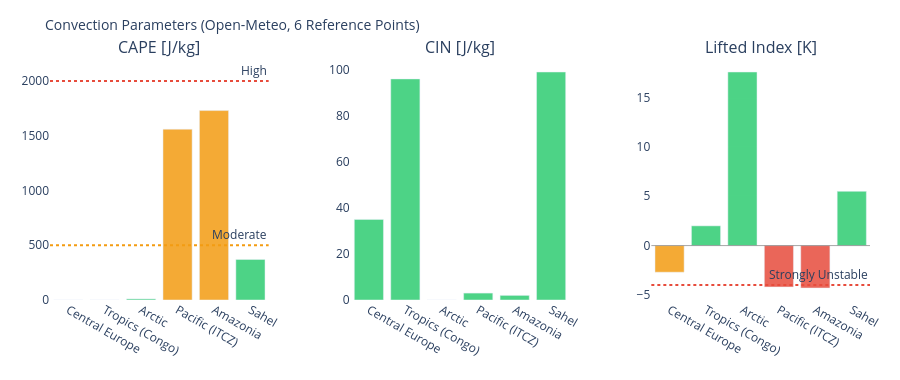

The notebook cell saved with this chart:
### Markdown cell above
---
## 3. Visualizations

### Code cell
# ============================================================
# CAPE / CIN / LIFTED INDEX – Convection potential
# ============================================================

if not df_atm.empty:
    fig = make_subplots(
        rows=1, cols=3,
        subplot_titles=['CAPE [J/kg]', 'CIN [J/kg]', 'Lifted Index [K]'],
        horizontal_spacing=0.1
    )
    pts = df_atm['point'].tolist()
    pt_colors = ['#E85D24','#185FA5','#888780','#378ADD','#639922','#F2A623']

    # CAPE – höher = mehr Gewitterpotential
    cape_vals = df_atm['cape'].fillna(0).tolist()
    cape_colors = ['#e74c3c' if v > 2000 else '#f39c12' if v > 500 else '#2ecc71'
                   for v in cape_vals]
    fig.add_trace(go.Bar(x=pts, y=cape_vals, marker_color=cape_colors,
                         opacity=0.85, showlegend=False), row=1, col=1)
    fig.add_hline(y=2000, line_dash='dot', line_color='#e74c3c',
                  annotation_text='High', row=1, col=1)
    fig.add_hline(y=500,  line_dash='dot', line_color='#f39c12',
                  annotation_text='Moderate', row=1, col=1)

    # CIN – negativer = stärker gedeckelt (weniger Auslöse)
    cin_vals = df_atm['cin'].fillna(0).tolist()
    cin_colors = ['#e74c3c' if v < -200 else '#f39c12' if v < -50 else '#2ecc71'
                  for v in cin_vals]
    fig.add_trace(go.Bar(x=pts, y=cin_vals, marker_color=cin_colors,
                         opacity=0.85, showlegend=False), row=1, col=2)

    # Lifted Index – negativ = instabil
    li_vals = df_atm['li'].fillna(0).tolist()
    li_colors = ['#e74c3c' if v < -4 else '#f39c12' if v < 0 else '#2ecc71'
                 for v in li_vals]
    fig.add_trace(go.Bar(x=pts, y=li_vals, marker_color=li_colors,
                         opacity=0.85, showlegend=False), row=1, col=3)
    fig.add_hline(y=0, line_color='gray', line_width=0.7, row=1, col=3)
    fig.add_hline(y=-4, line_dash='dot', line_color='#e74c3c',
                  annotation_text='Strongly Unstable', row=1, col=3)

    fig.update_layout(
        title=dict(text='Convection Parameters (Open-Meteo, 6 Reference Points)', font=dict(size=14)),
        height=380, plot_bgcolor='rgba(0,0,0,0)', paper_bgcolor='rgba(0,0,0,0)',
        margin=dict(l=50, r=30, t=60, b=80)
    )
    fig.update_xaxes(tickangle=30)
    fig.show()

### Figure 1 — Plotly figure (JSON) as saved in the notebook; plotly's stock layout.template omitted (floating-point values rounded to 4 significant figures)
{"data": [{"marker": {"color": ["#2ecc71", "#2ecc71", "#2ecc71", "#f39c12", "#f39c12", "#2ecc71"]}, "opacity": 0.85, "showlegend": false, "type": "bar", "x": ["Central Europe", "Tropics (Congo)", "Arctic", "Pacific (ITCZ)", "Amazonia", "Sahel"], "xaxis": "x", "y": [0.0, 0.0, 10.0, 1560.0, 1730.0, 370.0], "yaxis": "y"}, {"marker": {"color": ["#2ecc71", "#2ecc71", "#2ecc71", "#2ecc71", "#2ecc71", "#2ecc71"]}, "opacity": 0.85, "showlegend": false, "type": "bar", "x": ["Central Europe", "Tropics (Congo)", "Arctic", "Pacific (ITCZ)", "Amazonia", "Sahel"], "xaxis": "x2", "y": [35.0, 96.0, 0.0, 3.0, 2.0, 99.0], "yaxis": "y2"}, {"marker": {"color": ["#f39c12", "#2ecc71", "#2ecc71", "#e74c3c", "#e74c3c", "#2ecc71"]}, "opacity": 0.85, "showlegend": false, "type": "bar", "x": ["Central Europe", "Tropics (Congo)", "Arctic", "Pacific (ITCZ)", "Amazonia", "Sahel"], "xaxis": "x3", "y": [-2.7, 2.0, 17.6, -4.2, -4.3, 5.5], "yaxis": "y3"}], "layout": {"annotations": [{"font": {"size": 16}, "showarrow": false, "text": "CAPE [J/kg]", "x": 0.1333, "xanchor": "center", "xref": "paper", "y": 1.0, "yanchor": "bottom", "yref": "paper"}, {"font": {"size": 16}, "showarrow": false, "text": "CIN [J/kg]", "x": 0.5, "xanchor": "center", "xref": "paper", "y": 1.0, "yanchor": "bottom", "yref": "paper"}, {"font": {"size": 16}, "showarrow": false, "text": "Lifted Index [K]", "x": 0.8667, "xanchor": "center", "xref": "paper", "y": 1.0, "yanchor": "bottom", "yref": "paper"}, {"showarrow": false, "text": "High", "x": 1, "xanchor": "right", "xref": "x domain", "y": 2000, "yanchor": "bottom", "yref": "y"}, {"showarrow": false, "text": "Moderate", "x": 1, "xanchor": "right", "xref": "x domain", "y": 500, "yanchor": "bottom", "yref": "y"}, {"showarrow": false, "text": "Strongly Unstable", "x": 1, "xanchor": "right", "xref": "x3 domain", "y": -4, "yanchor": "bottom", "yref": "y3"}], "height": 380, "margin": {"b": 80, "l": 50, "r": 30, "t": 60}, "paper_bgcolor": "rgba(0,0,0,0)", "plot_bgcolor": "rgba(0,0,0,0)", "shapes": [{"line": {"color": "#e74c3c", "dash": "dot"}, "type": "line", "x0": 0, "x1": 1, "xref": "x domain", "y0": 2000, "y1": 2000, "yref": "y"}, {"line": {"color": "#f39c12", "dash": "dot"}, "type": "line", "x0": 0, "x1": 1, "xref": "x domain", "y0": 500, "y1": 500, "yref": "y"}, {"line": {"color": "gray", "width": 0.7}, "type": "line", "x0": 0, "x1": 1, "xref": "x3 domain", "y0": 0, "y1": 0, "yref": "y3"}, {"line": {"color": "#e74c3c", "dash": "dot"}, "type": "line", "x0": 0, "x1": 1, "xref": "x3 domain", "y0": -4, "y1": -4, "yref": "y3"}], "title": {"font": {"size": 14}, "text": "Convection Parameters (Open-Meteo, 6 Reference Points)"}, "xaxis": {"anchor": "y", "domain": [0.0, 0.2667], "tickangle": 30}, "xaxis2": {"anchor": "y2", "domain": [0.3667, 0.6333], "tickangle": 30}, "xaxis3": {"anchor": "y3", "domain": [0.7333, 1.0], "tickangle": 30}, "yaxis": {"anchor": "x", "domain": [0.0, 1.0]}, "yaxis2": {"anchor": "x2", "domain": [0.0, 1.0]}, "yaxis3": {"anchor": "x3", "domain": [0.0, 1.0]}}}
